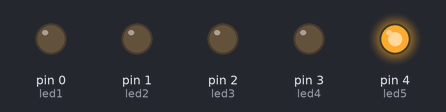
A program run on a simulated Arduino Uno, built with avr-gcc and run on an emulated ATmega328P. Shown: output pins drawn as LEDs (lit = HIGH). Random numbers use the default seed unless the program sets one.

Above: at 0.25 s.
At 2.0 s:
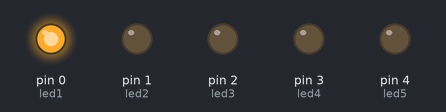
At 3.4 s:
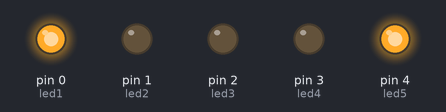
At 5.5 s:
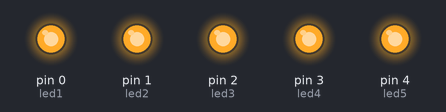
At 21.8 s:
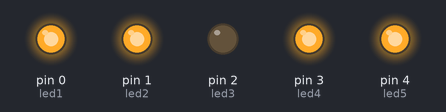
At 34.9 s:
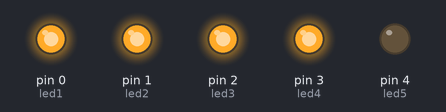
Timing chart, 0 to 40.0 s (numbered marks = the images above):
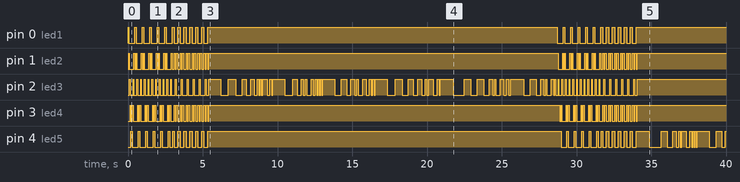

Measured:
- by itself, pin 4 (led5): LOW → HIGH at 0.20 s, → LOW 0.10 s later, → HIGH 0.40 s later, → LOW 0.10 s later, … (69 changes in this stretch)

The program:

main.cpp
```cpp
#include <Arduino.h>

#define led1 0
#define led2 1
#define led3 2
#define led4 3
#define led5 4

bool state = true;
int leds [5];
int ledArrayLength = 5;

// Set all LEDs a specific state except for a certain one
void setAllExcept(bool state, int arrayLength, int ledToIgnore) {
  for(int i = 0; i < arrayLength; i++) {
    if(leds[i] == ledToIgnore) {
      digitalWrite(leds[i], !state);
      continue;
    }

    digitalWrite(leds[i], state);
  }
}

void snake(int arrayLength, int millisecondsBetween) {
  for(int i = 0; i < arrayLength; i++) {
    digitalWrite(leds[i], 1);
    delay(millisecondsBetween);
    digitalWrite(leds[i], 0);
  }

  for(int i = arrayLength - 1; i >= 0; i--) {
    digitalWrite(leds[i], 1);
    delay(millisecondsBetween);
    digitalWrite(leds[i], 0);
  }
}

void doubleSnake(int arrayLength, int millisecondsBetween) {
  for(int i = 0; i < arrayLength; i++) {
    int startPin = i;
    int endPin = arrayLength - i - 1;

    if(startPin == 0) {
      endPin = arrayLength - 1;
    }
    digitalWrite(leds[startPin], 1);
    digitalWrite(leds[endPin], 1);
    delay(millisecondsBetween);
    digitalWrite(leds[startPin], 0);
    digitalWrite(leds[endPin], 0);
  }
}

// Simulate a broken bulb on a neon sign or something
void brokenLight(int led, int millisecondsBetween) {
  setAllExcept(1, ledArrayLength, led);

  int delayMilliseconds = 800;
  int ledState = true;
  bool hasRestarted = false;
  while(delayMilliseconds > 50) {
    digitalWrite(led, ledState);
    delay(delayMilliseconds);

    // Decrement delay
    int delayRange = delayMilliseconds * .5;
    delayMilliseconds -= rand() % delayRange;

    // Change led state
    ledState = !ledState;

    if(delayMilliseconds < 70 && !hasRestarted) {
      delayMilliseconds = 300;
      hasRestarted = true;
    }
  }
}

void setPattern(int arg1, int arg2, void ( *f )( int, int )) {
  for(int i = 0; i < 6; i++) {
    f(arg1, arg2);
  }
}

void setup() {
  pinMode(led1, OUTPUT);
  pinMode(led2, OUTPUT);
  pinMode(led3, OUTPUT);
  pinMode(led4, OUTPUT);
  pinMode(led5, OUTPUT);

  // add leds to array
  leds[0] = led1;
  leds[1] = led2;
  leds[2] = led3;
  leds[3] = led4;
  leds[4] = led5;
}

void loop() {
  // Cycle through patterns
  setPattern(ledArrayLength, 50, snake);
  setPattern(ledArrayLength, 80, doubleSnake);
  setPattern(leds[rand() % ledArrayLength], 0, brokenLight);
}
```
